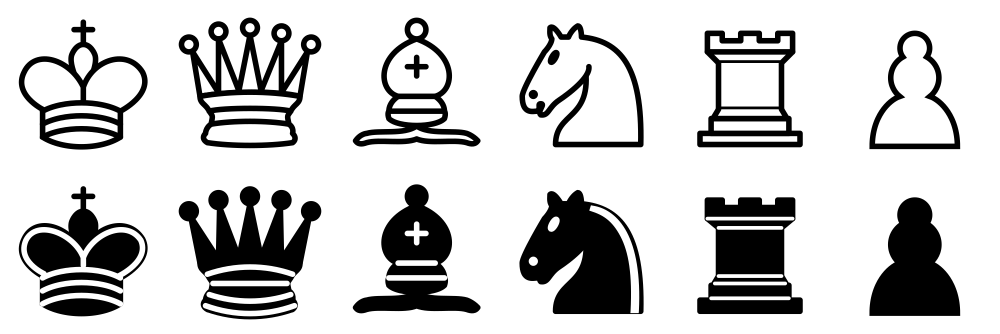
#> input picture piece_maker/pieces.png, 2000 x 667 px (shown at 1/2 size)
$ python pieces.py
#> lines starting #> are read from the running program, lines starting #| are printed output that depends on the picture
from PIL import Image


x,y,u,d=320,00,350,00

image=Image.open('pieces.png')
#> image is the input picture: PIL image 2000x667 LA; mean R, G, B, A 29.8, 29.8, 29.8, 83.1
king=(30+x,30+y,300+u,300+d)
piece_image=image.crop(king)
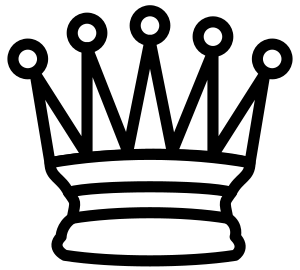
#> piece_image: PIL image 300x270 LA; mean R, G, B, A 54.5, 54.5, 54.5, 132.1; transparent parts drawn white
piece_image.save('white_queen.png')
piece_image.save('a.png')
